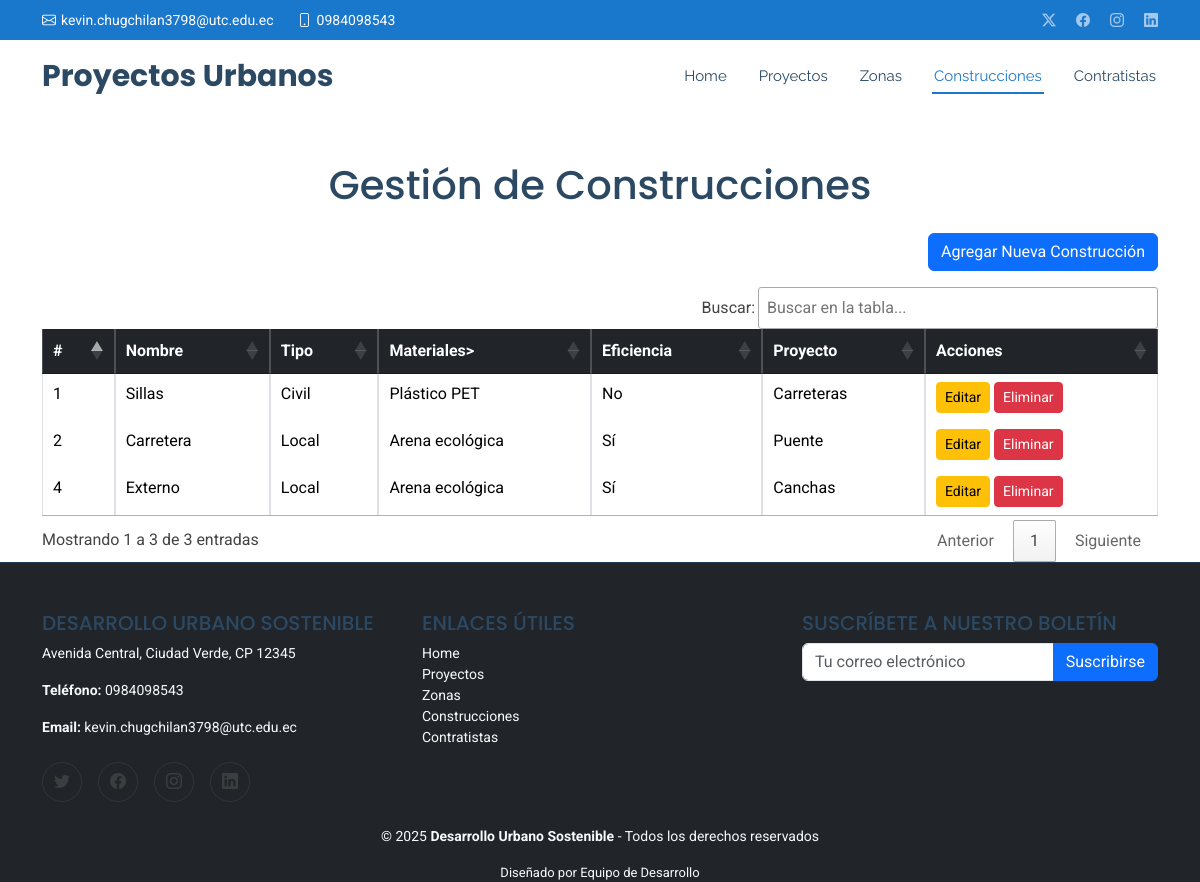
The page /Construcciones/ on the database its author committed.
### Aplicaciones/Gestion_Proyectos_Urbanos/models.py (models this page shows, shortened)
class ConstruccionSostenible(models.Model):
    nombre = models.CharField(max_length=255)
    tipo = models.CharField(max_length=255, choices=[('Edificio', 'Edificio'), ('Parque', 'Parque'), ('Infraestructura', 'Infraestructura')])
    materiales_sostenibles = models.TextField()
    eficiencia_energetica = models.BooleanField(default=False)
    proyecto = models.ForeignKey(ProyectoUrbano, on_delete=models.CASCADE, related_name='construcciones_sostenibles')

class ProyectoUrbano(models.Model):
    nombre = models.CharField(max_length=255)
    descripcion = models.TextField()
    ubicacion = models.CharField(max_length=255)
    fecha_inicio = models.DateField()
    fecha_fin = models.DateField(blank=True, null=True)
    contratista = models.ForeignKey(Contratista, on_delete=models.CASCADE)
    def __str__(self):
        return self.nombre

### Aplicaciones/Gestion_Proyectos_Urbanos/views.py (the view)
# urls.py: path('Construcciones/', views.VerConstrucciones, name='VerConstrucciones'),
def VerConstrucciones(request):
    construcciones = ConstruccionSostenible.objects.all()
    proyectos = ProyectoUrbano.objects.all()
    return render(request, 'Construccion/inicio_construcciones.html', {'construcciones': construcciones, 'proyectos': proyectos, 'active_page': 'construcciones'})

### Aplicaciones/Gestion_Proyectos_Urbanos/templates/Construccion/inicio_construcciones.html (shortened to what this page needs)
{% extends 'base.html' %}
{% block content %}
<div class="container mt-5">
    <h1 class="text-center mb-4">Gestión de Construcciones</h1>
    <div class="text-end mb-3">
        <button class="btn btn-primary" data-bs-toggle="modal" data-bs-target="#addConstruccionModal">Agregar Nueva Construcción</button>
    </div>
    <table id="tabla_construcciones" class="table table-bordered">
        <thead class="table-dark">
            <tr>
                <th>#</th>
                <th>Nombre</th>
                <th>Tipo</th>
                <th>Materiales></th>
                <th>Eficiencia</th>
                <th>Proyecto</th>
                <th>Acciones</th>
            </tr>
        </thead>
        <tbody>
            {% for construccion in construcciones %}
            <tr>
                <td>{{ construccion.id }}</td>
                <td>{{ construccion.nombre }}</td>
                <td>{{ construccion.tipo }}</td>
                <td>{{ construccion.materiales_sostenibles }}</td>
                <td>
                    {% if construccion.eficiencia_energetica %}
                        Sí
                    {% else %}
                        No
                    {% endif %}
                </td>
                <td>{{ construccion.proyecto }}</td>
                <td>
                    <a href="{% url 'EditarConstruccion' construccion.id %}" class="btn btn-warning btn-sm">Editar</a>
                    <a href="{% url 'EliminarConstruccion' construccion.id %}" class="btn btn-danger btn-sm" onclick="return confirm('¿Estás seguro de eliminar este construccion?');">Eliminar</a>
                </td>
            </tr>
            {% empty %}
            <tr>
                <td colspan="8" class="text-center">No hay construcciones registrados.</td>
            </tr>
            {% endfor %}
        </tbody>
    </table>
</div>
{% endblock %}

### Desarrollo_Urbano_Sostenible/static/plantillas/assets/css/main.css (style rules this page uses)
:root { --default-font: "Roboto", system-ui, -apple-system, "Segoe UI", Roboto, "Helvetica Neue", Arial, "Noto Sans", "Liberation Sans", sans-serif, "Apple Color Emoji", "Segoe UI Emoji", "Segoe UI Symbol", "Noto Color Emoji"; --heading-font: "Poppins", sans-serif; --nav-font: "Raleway", sans-serif; }
:root { --background-color: #ffffff; --default-color: #444444; --heading-color: #2c4964; --accent-color: #1977cc; --surface-color: #ffffff; --contrast-color: #ffffff; }
:root { --nav-color: #2c4964; --nav-hover-color: #1977cc; --nav-mobile-background-color: #ffffff; --nav-dropdown-background-color: #ffffff; --nav-dropdown-color: #2c4964; --nav-dropdown-hover-color: #1977cc; }
:root { scroll-behavior: smooth; }
body { color: var(--default-color); background-color: var(--background-color); font-family: var(--default-font); }
a { color: var(--accent-color); text-decoration: none; transition: 0.3s; }
h1, h2, h3, h4, h5, h6 { color: var(--heading-color); font-family: var(--heading-font); }

### rows shown on the page
ConstruccionSostenible: id "1", nombre "Sillas", tipo "Civil", materiales_sostenibles "Plástico PET", eficiencia_energetica "No", proyecto "Carreteras"
ConstruccionSostenible: id "2", nombre "Carretera", tipo "Local", materiales_sostenibles "Arena ecológica", eficiencia_energetica "Sí", proyecto "Puente"
ConstruccionSostenible: id "4", nombre "Externo", tipo "Local", materiales_sostenibles "Arena ecológica", eficiencia_energetica "Sí", proyecto "Canchas"
